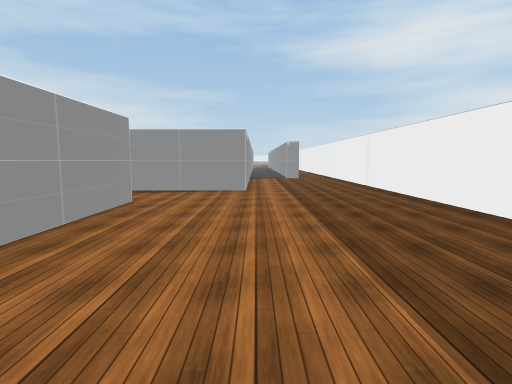
view 1 (above)

24 first-person views from a walk through a scene from a Unity 3-D project. The camera is 1.5 m above the floor, tilts 6° down and sees 80° across. Doors are open. The floor is counted in squares, 2 m on a side. Each view is taken from the middle of a square. On the plan, view 1 faces up. The plan holds only what a view shows up to about 10 squares ahead; the rest is blank. The place goes on beyond the plan. Some animated figures are left out. Some surface patterns are stand-ins.

view 2
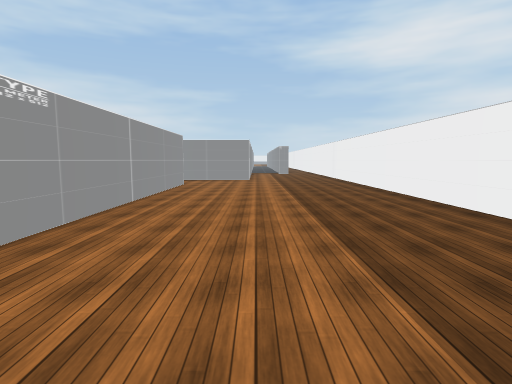

view 3
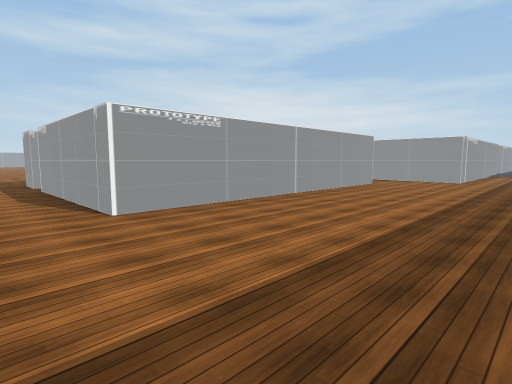

view 4
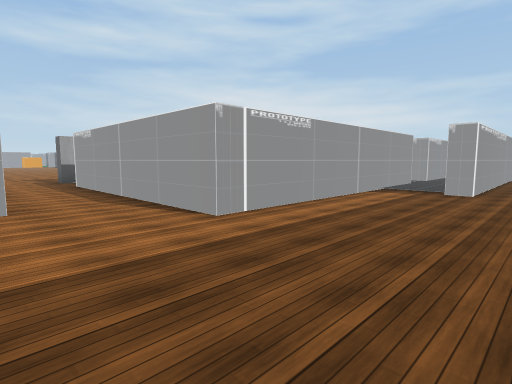

view 5
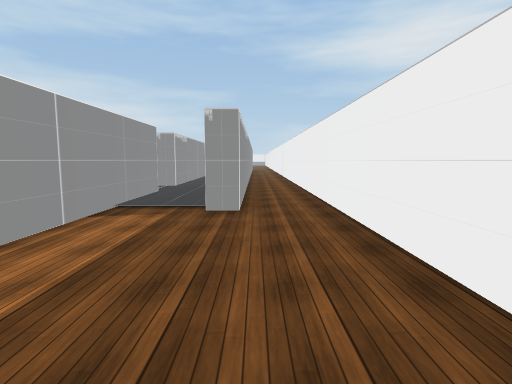

view 6
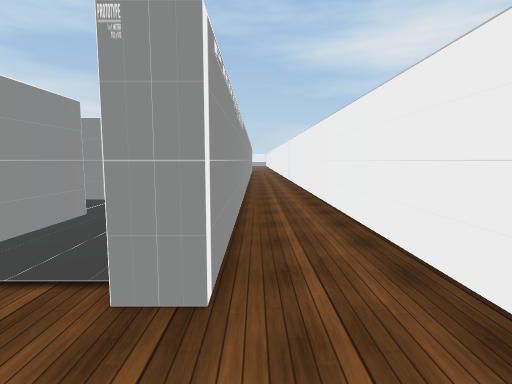

view 7
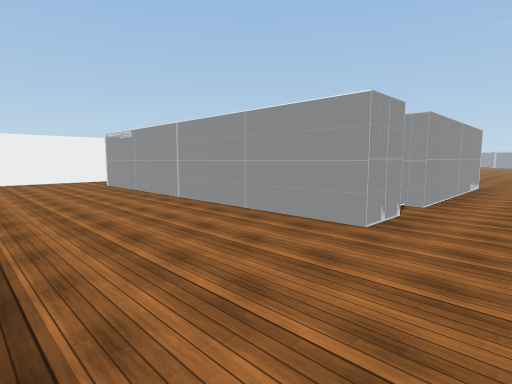

view 8
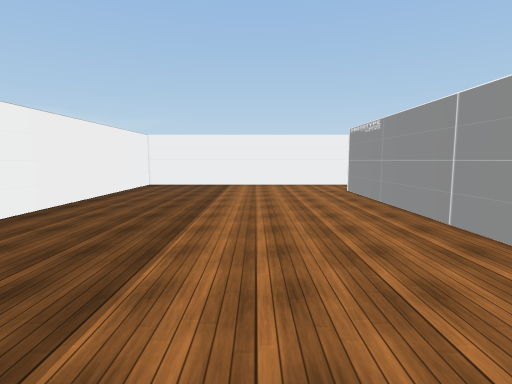

view 9
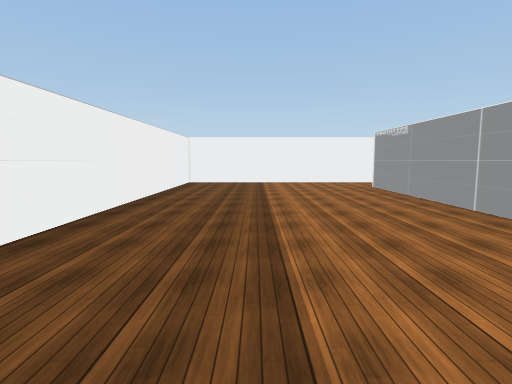

view 10
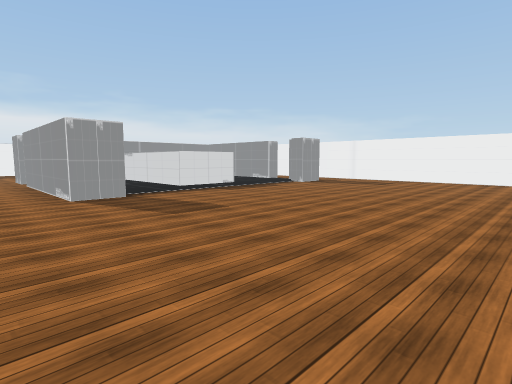

view 11
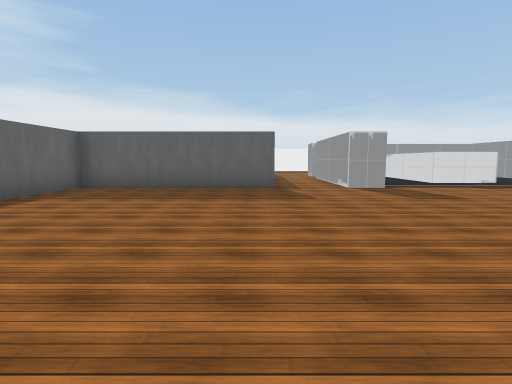

view 12
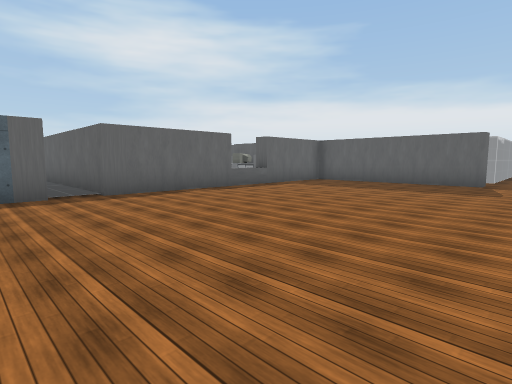

view 13
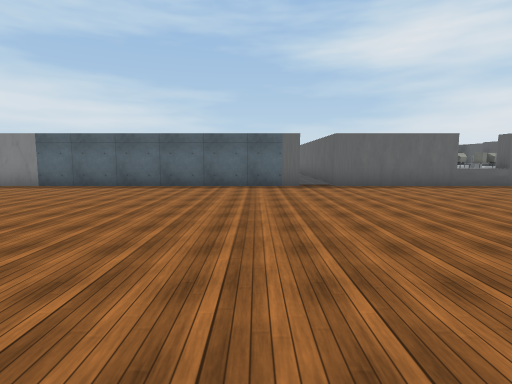

view 14
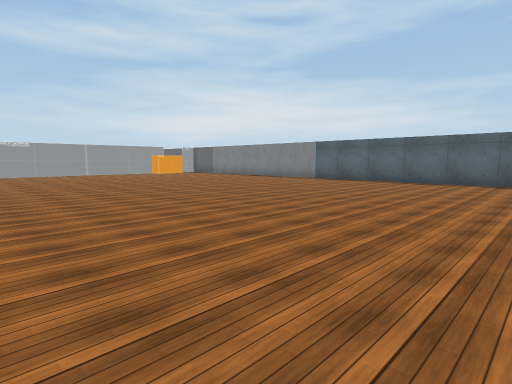

view 15
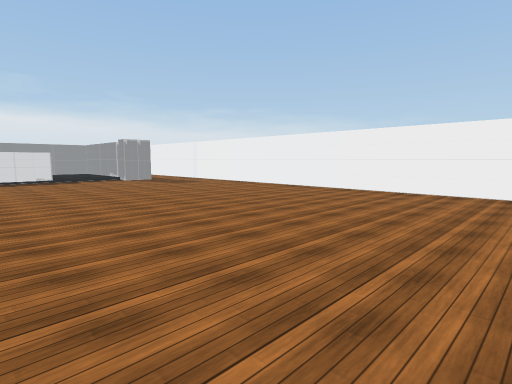

view 16
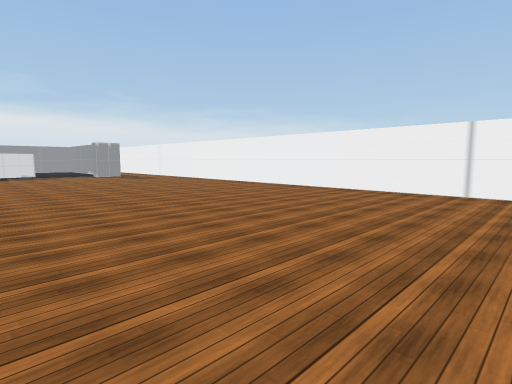

view 17
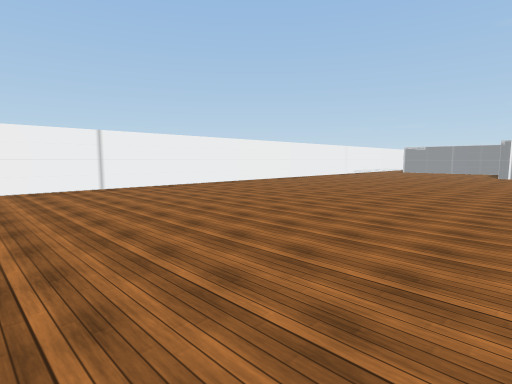

view 18
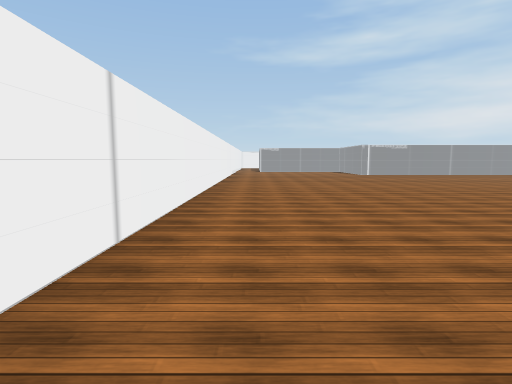

view 19
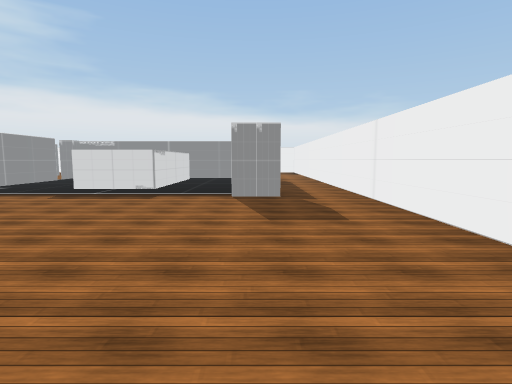

view 20
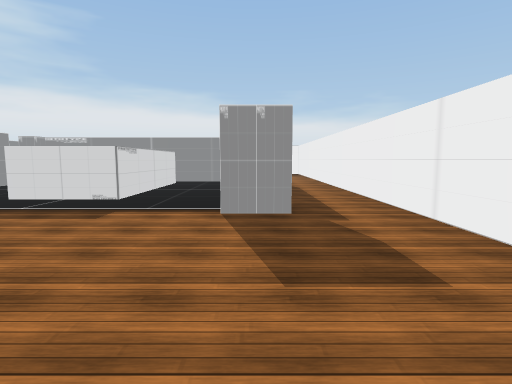

view 21
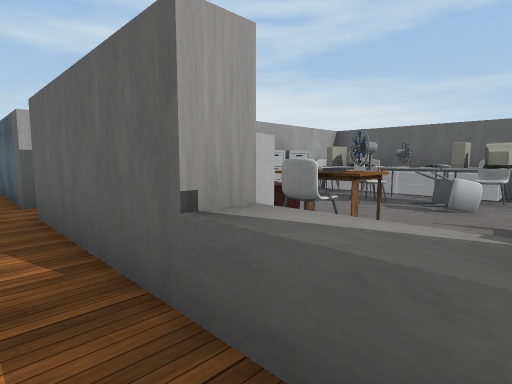

view 22
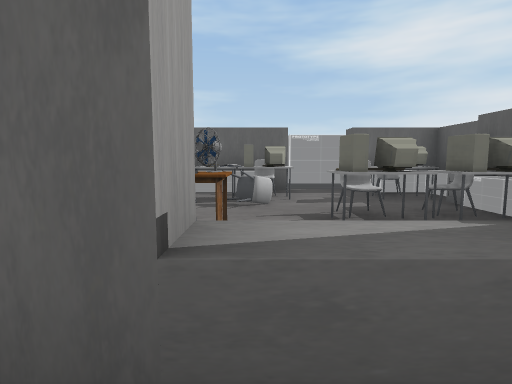

view 23
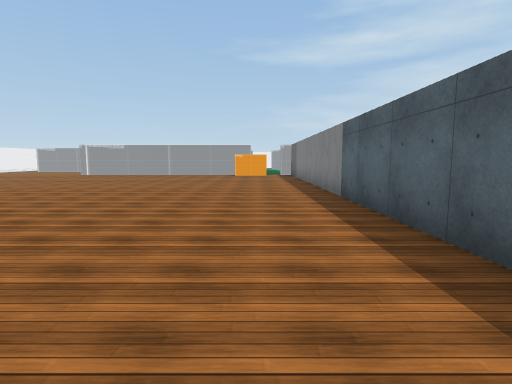

view 24
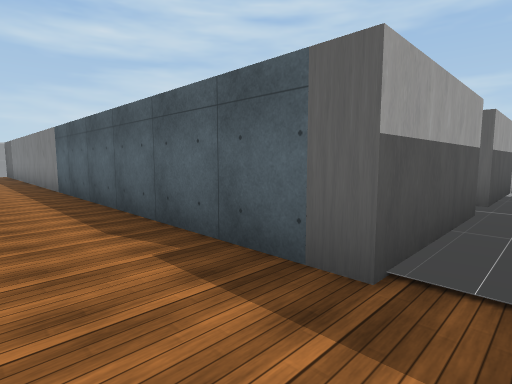

### Floor plan
Points are (right, up) in squares from view 1. A wall is a line through its corners. A room is listed if a view was taken in it or the views show most of it. See-through windows are left out.
Room 1 (views 1, 2, 3, 4, 5, 6, 7, 8, 9)
walls: (-2.2, 4.6) (-2.2, -2.5) (-6.8, -2.5); (-6.4, 5.5) (-4.3, 5.5) (-4.3, 5); (-0.2, 15) (-0.2, 7.5) (-6.8, 7.5); (-7.4, -4.3) (3.3, -4.3) (3.3, 21.1); (1.8, 20.9) (1.8, 12.5) (1.2, 12.5)
ways out: opening at (-6.5, -3.5) to room 2; opening at (-5.5, 6.5) to room 2; opening at (-4, 5) to room 2; opening at (1, 14)
objects: other object (-3, 5)
Room 2 (views 10, 11, 12, 13, 14, 15, 16, 17, 18, 19, 20, 21, 22, 23, 24)
walls: (-17.7, 15.8) (-17.7, 12.8) (-23.5, 12.8); (-8.2, 8) (-8.2, 7.5) (-8.7, 7.5) (-8.7, 12.8) (-13.6, 12.8); (-7.6, 5.5) (-6.4, 5.5); (-26.4, 12.8) (-29.5, 12.8); (-17.7, 19.5) (-17.7, 16.8); (-4.3, 5) (-6.8, 5); (-12.2, 19.3) (-16, 19.3); (-29, -4.3) (-7.4, -4.3); (-3.5, 0.5) (-7.5, 0.5) (-7.5, 2.5) (-5.2, 2.5); (-8.7, 19.3) (-10.4, 19.3)
low walls: (-15.5, 18.8) (-16.2, 18.8); (-12.6, 18.8) (-15.4, 18.8); (-9.2, 17.9) (-9.2, 18.8) (-10.2, 18.8)
ways out: opening at (-6.5, -3.5) to room 1; opening at (-5.5, 6.5) to room 1; opening at (-4, 5) to room 1; opening at (-18, 16); opening at (-11.5, 19)
objects: drawers (-16, 16); drawers (-16, 17); other object (-16, 18); other object (-15, 17); other object (-15, 18); drawers (-14, 13); chair (-14, 14); other object (-14, 15); chair (-14, 17); other object (-14, 18); table (-13, 15); chair (-13, 17); other object (-13, 18); table (-12, 15); chair (-12, 16); chair (-12, 18); table (-10, 15); chair (-10, 16); chair (-10, 17); table (-10, 18); drawers (-9, 17); other object (-8, -2); other object (-8, 5)

Where each view was taken, in squares from view 1:
view 1: 0 up, 0 right, facing up
view 2: 4 down, 0 right, facing up
view 3: 4 down, 2 right, facing up-left
view 4: 5 up, 3 right, facing up-left
view 5: 8 up, 2 right, facing up
view 6: 11 up, 2 right, facing up
view 7: 7 up, 1 right, facing down-left
view 8: 5 up, 0 right, facing down
view 9: 6 up, 1 right, facing down
view 10: 7 up, 15 left, facing down-right
view 11: 8 up, 17 left, facing right
view 12: 6 up, 19 left, facing up-right
view 13: 4 up, 19 left, facing up
view 14: 2 up, 18 left, facing up-left
view 15: 3 up, 20 left, facing down-right
view 16: 3 up, 23 left, facing down-right
view 17: 4 up, 19 left, facing down-left
view 18: 3 down, 19 left, facing left
view 19: 2 down, 15 left, facing right
view 20: 2 down, 13 left, facing right
view 21: 12 up, 12 left, facing up-left
view 22: 12 up, 13 left, facing up
view 23: 11 up, 19 left, facing left
view 24: 11 up, 17 left, facing up-left
